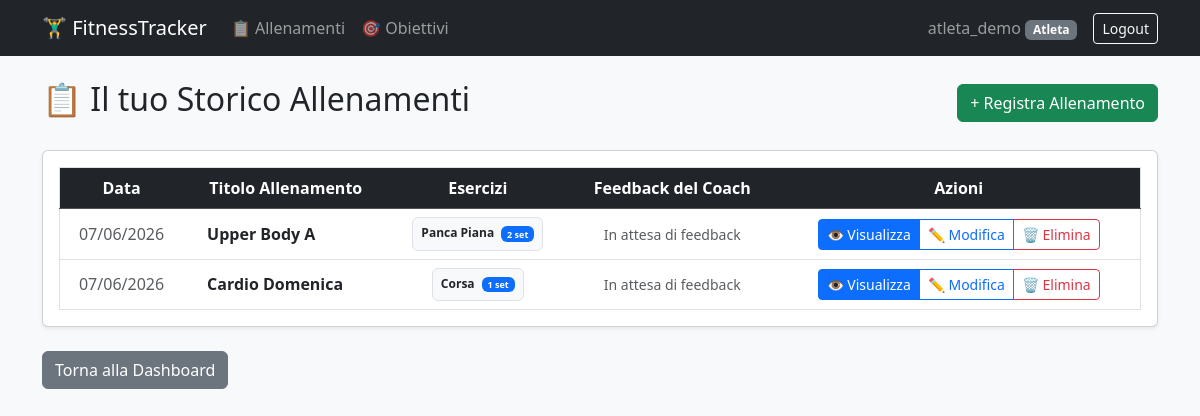
The app's page /workouts/ (signed in), older data.
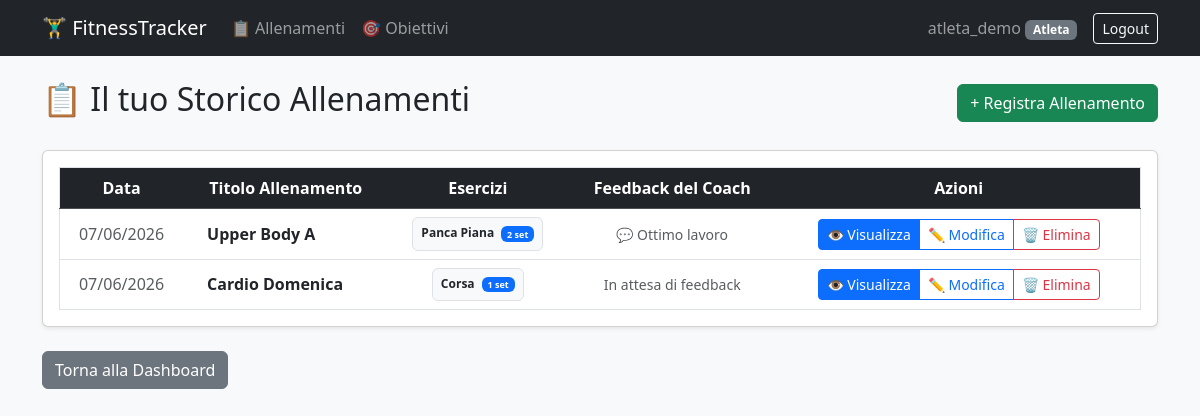
The same page, newer data.
### workouts/models.py (models this page shows, shortened)
class WorkoutLog(models.Model):
    user = models.ForeignKey(
        settings.AUTH_USER_MODEL,
        on_delete=models.CASCADE,
        related_name='workouts'
    )
    date = models.DateField(auto_now_add=True)
    title = models.CharField(max_length=100)
    coach_feedback = models.TextField(blank=True, null=True)

### workouts/views.py (the view)
# urls.py: path('workouts/', WorkoutListView.as_view(), name='workout_list'),
class WorkoutListView(LoginRequiredMixin, ListView):
    model = WorkoutLog
    template_name = 'workouts/workout_list.html'
    context_object_name = 'workouts'
    def get(self, request, *args, **kwargs):
        if request.user.is_coach:
            return render(request, 'workouts/coach_dashboard.html',
                          {'athletes': request.user.athletes.all()})
        return super().get(request, *args, **kwargs)
    def get_queryset(self):
        return WorkoutLog.objects.filter(user=self.request.user).order_by('-date')

### templates/workouts/workout_list.html (shortened to what this page needs)
{% extends 'base.html' %}
{% block content %}
<div class="d-flex justify-content-between align-items-center mb-4">
    <h2>📋 Il tuo Storico Allenamenti</h2>
    <a href="{% url 'workout_create' %}" class="btn btn-success">+ Registra Allenamento</a>
</div>
<div class="card shadow-sm">
    <div class="card-body">
        {% if workouts %}
           <div class="table-responsive">
    <table class="table table-hover border align-middle mb-0">
        <thead class="table-dark text-center">
            <tr>
                <th>Data</th>
                <th>Titolo Allenamento</th>
                <th>Esercizi</th>
                <th>Feedback del Coach</th>
                <th>Azioni</th>
            </tr>
        </thead>
        <tbody class="text-center">
            {% for workout in workouts %}
                <tr>
                    <td class="text-muted">{{ workout.date|date:"d/m/Y" }}</td>
                    <td class="fw-bold text-start ps-4">
                        <a href="{% url 'workout_detail' workout.id %}" class="text-decoration-none text-dark">
                            {{ workout.title }}
                        </a>
                    </td>
                    <td>
                        {% if workout.exercises.all %}
                            <div class="d-flex flex-wrap gap-2 justify-content-center">
                                {% for exercise in workout.exercises.all %}
                                    <span class="badge bg-light text-dark border p-2">
                                        {{ exercise.name }}
                                        <span class="badge bg-primary ms-1">{{ exercise.sets.count }} set</span>
                                    </span>
                                {% endfor %}
                            </div>
                        {% else %}
                            <span class="text-muted small"><i>Nessun esercizio registrato</i></span>
                        {% endif %}
                    </td>
                    <td class="text-muted small">
                        {% if workout.coach_feedback %}
                            💬 {{ workout.coach_feedback }}
                        {% else %}
                            In attesa di feedback
                        {% endif %}
                    </td>
                    <td class="text-nowrap">
                        <div class="btn-group btn-group-sm" role="group" aria-label="Azioni">
                            <a href="{% url 'workout_detail' workout.id %}" class="btn btn-primary">
                                👁️ Visualizza
                            </a>
                            <a href="{% url 'workout_update' workout.id %}" class="btn btn-outline-primary">
                                ✏️ Modifica
                            </a>
                            <a href="{% url 'workout_delete' workout.id %}" class="btn btn-outline-danger">
                                🗑️ Elimina
                            </a>
                        </div>
                    </td>
                </tr>
            {% empty %}
                <tr>
                    <td colspan="5" class="text-center text-muted py-4">
                        Nessun allenamento registrato. Clicca su "+ Registra Allenamento" per iniziare!
                    </td>
                </tr>
            {% endfor %}
        </tbody>
    </table>
</div>
        {% else %}
            <div class="text-center py-4">
                <p class="text-muted fs-5">Non hai ancora registrato nessun allenamento.</p>
                <p class="small text-secondary">Inizia subito premendo il pulsante in alto!</p>
            </div>
        {% endif %}
    </div>
</div>
<div class="mt-4">
    <a href="{% url 'home' %}" class="btn btn-secondary">Torna alla Dashboard</a>
</div>
{% endblock %}

Row changes from the older to the newer data that the page shows:
changed WorkoutLog "Upper Body A": coach_feedback (not shown) → "Ottimo lavoro"; coach_feedback "In attesa di feedback" → "💬"
